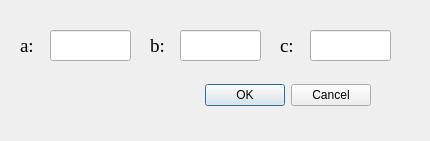
<?xml version="1.0" encoding="UTF-8"?>
<ui version="4.0">
 <class>Dialog</class>
 <widget class="QDialog" name="Dialog">
  <property name="geometry">
   <rect>
    <x>0</x>
    <y>0</y>
    <width>430</width>
    <height>141</height>
   </rect>
  </property>
  <property name="windowTitle">
   <string>指数变换参数设置</string>
  </property>
  <widget class="QDialogButtonBox" name="buttonBox">
   <property name="geometry">
    <rect>
     <x>30</x>
     <y>80</y>
     <width>341</width>
     <height>31</height>
    </rect>
   </property>
   <property name="orientation">
    <enum>Qt::Horizontal</enum>
   </property>
   <property name="standardButtons">
    <set>QDialogButtonBox::Cancel|QDialogButtonBox::Ok</set>
   </property>
  </widget>
  <widget class="QLabel" name="label">
   <property name="geometry">
    <rect>
     <x>20</x>
     <y>30</y>
     <width>31</width>
     <height>31</height>
    </rect>
   </property>
   <property name="font">
    <font>
     <family>Times New Roman</family>
     <pointsize>14</pointsize>
    </font>
   </property>
   <property name="text">
    <string>a:</string>
   </property>
  </widget>
  <widget class="QLineEdit" name="lineEdit_a">
   <property name="geometry">
    <rect>
     <x>50</x>
     <y>30</y>
     <width>81</width>
     <height>31</height>
    </rect>
   </property>
   <property name="font">
    <font>
     <family>Times New Roman</family>
     <pointsize>14</pointsize>
    </font>
   </property>
  </widget>
  <widget class="QLineEdit" name="lineEdit_b">
   <property name="geometry">
    <rect>
     <x>180</x>
     <y>30</y>
     <width>81</width>
     <height>31</height>
    </rect>
   </property>
   <property name="font">
    <font>
     <family>Times New Roman</family>
     <pointsize>14</pointsize>
    </font>
   </property>
  </widget>
  <widget class="QLabel" name="label_2">
   <property name="geometry">
    <rect>
     <x>150</x>
     <y>30</y>
     <width>31</width>
     <height>31</height>
    </rect>
   </property>
   <property name="font">
    <font>
     <family>Times New Roman</family>
     <pointsize>14</pointsize>
    </font>
   </property>
   <property name="text">
    <string>b:</string>
   </property>
  </widget>
  <widget class="QLineEdit" name="lineEdit_c">
   <property name="geometry">
    <rect>
     <x>310</x>
     <y>30</y>
     <width>81</width>
     <height>31</height>
    </rect>
   </property>
   <property name="font">
    <font>
     <family>Times New Roman</family>
     <pointsize>14</pointsize>
    </font>
   </property>
  </widget>
  <widget class="QLabel" name="label_3">
   <property name="geometry">
    <rect>
     <x>280</x>
     <y>30</y>
     <width>31</width>
     <height>31</height>
    </rect>
   </property>
   <property name="font">
    <font>
     <family>Times New Roman</family>
     <pointsize>14</pointsize>
    </font>
   </property>
   <property name="text">
    <string>c:</string>
   </property>
  </widget>
 </widget>
 <resources/>
 <connections>
  <connection>
   <sender>buttonBox</sender>
   <signal>accepted()</signal>
   <receiver>Dialog</receiver>
   <slot>accept()</slot>
   <hints>
    <hint type="sourcelabel">
     <x>248</x>
     <y>254</y>
    </hint>
    <hint type="destinationlabel">
     <x>157</x>
     <y>274</y>
    </hint>
   </hints>
  </connection>
  <connection>
   <sender>buttonBox</sender>
   <signal>rejected()</signal>
   <receiver>Dialog</receiver>
   <slot>reject()</slot>
   <hints>
    <hint type="sourcelabel">
     <x>316</x>
     <y>260</y>
    </hint>
    <hint type="destinationlabel">
     <x>286</x>
     <y>274</y>
    </hint>
   </hints>
  </connection>
 </connections>
</ui>
